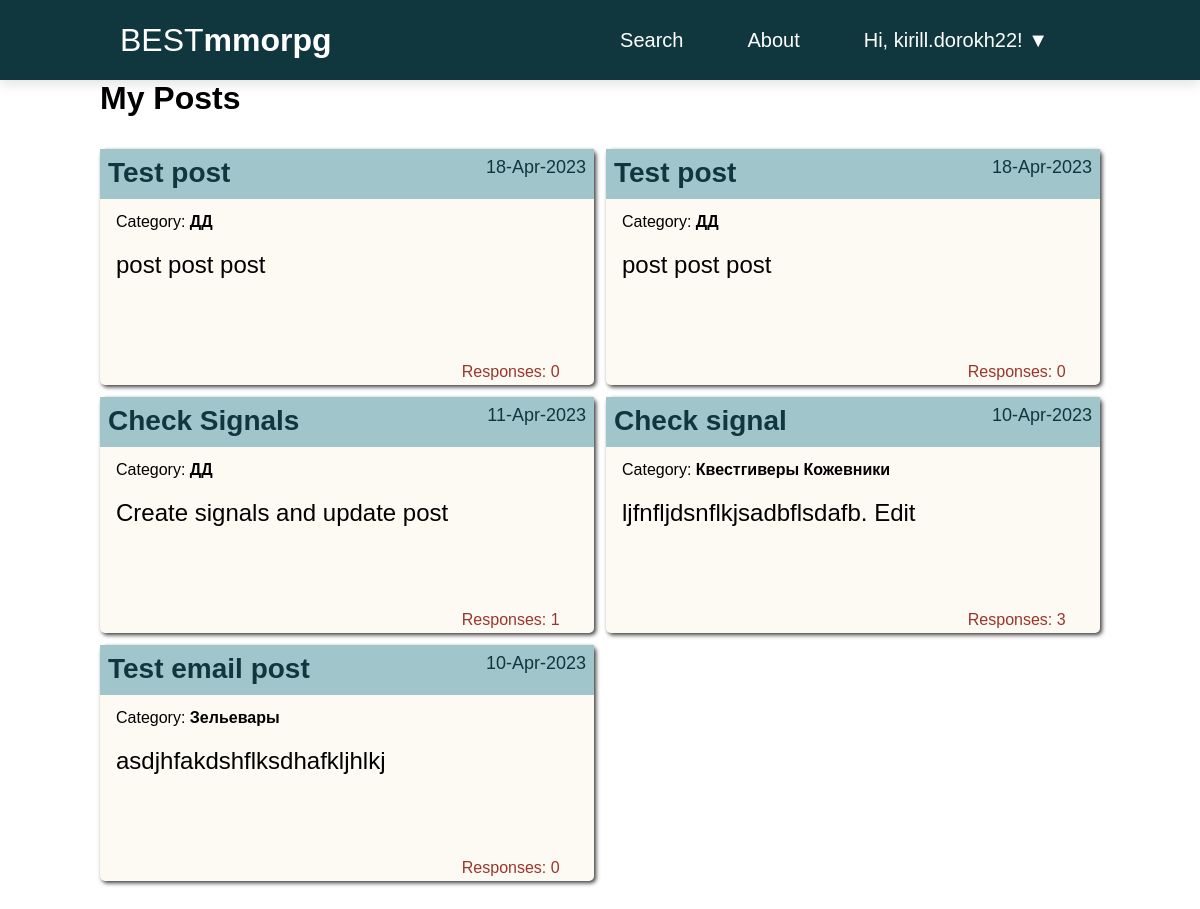
The app's page /user_posts/ (signed in) with its own data.
### accounts/models.py (models this page shows)
class CustomUser(AbstractUser):
    def get_absolute_url(self):
        return reverse('profile', args=[str(self.id)])

### posts/models.py (models this page shows, shortened)
class Post(models.Model):
    author = models.ForeignKey(CustomUser, on_delete=models.CASCADE)
    title = models.CharField(max_length=255)
    body = models.TextField()
    post_time = models.DateTimeField(auto_now_add=True)
    category = models.ManyToManyField(Category)
    def get_absolute_url(self):
        return reverse('post_detail', args=[str(self.id)])

class Category(models.Model):
    name = models.CharField(max_length=255, unique=True)
    def __str__(self):
        return self.name

### posts/views.py (the view)
# urls.py: path('user_posts/', UserPostListView.as_view(), name='user_posts'),
class UserPostListView(LoginRequiredMixin, ListView):
    model = Post
    ordering = '-post_time'
    context_object_name = 'posts'
    template_name = 'posts/user_posts.html'
    paginate_by = 6
    def get_queryset(self):
        qs = super().get_queryset()
        qs = qs.filter(author=self.request.user)
        return qs

### posts/templatetags/custom_filters.py (called while the page is built)
@register.filter
def hide_forbidden(value):
    words = value.split()
    result = []
    forbidden_words = ['fuck', 'fucked', 'fucking', 'nigger', 'niggers', 'whore', 'whores', 'slut', 'sluts',
                       'bitch', 'freak', 'douchebag', 'faggot', 'homo', 'prick', 'dick', 'cunt', 'pussy']
    for word in words:
        if word in forbidden_words:
            result.append(word[0] + "*"*(len(word)-2) + word[-1])
        else:
            result.append(word)
    return " ".join(result)

### templates/posts/user_posts.html (shortened to what this page needs)
{% extends 'base.html' %}
{% load custom_filters %}
{% load custom_tags %}
{% block content %}
    <h1>My Posts</h1>
    {% if posts %}
        <div class="posts">
            {% for post in posts %}
                <a href="{{ post.get_absolute_url }}">
                    <div class="post-entry">
                        <h2 class="post-title">{{ post.title | hide_forbidden}}</h2>
                        <div class="post-time"><p>{{ post.post_time | date:'d-M-Y'}}</p></div>
                        <p class="post-category">Category: <span>{% for category in post.category.all %} {{ category }}{% endfor %}</span></p>
                        {% with truncated_body=post.body|striptags|safe|truncatechars:50 %}
                            <div class="post-text"><p>{{ truncated_body }}</p></div>
                        {% endwith %}
                        <div class="post-footer">
                            <p>Responses: {{ post.comments.count }}</p>
                        </div>
                    </div>
                </a>
            {% endfor %}
        </div>
    {% else %}
        <div class="footer">
            <p>You don't have posts yet</p>
            <a href="{% url 'post_new'%}" class="button">Create Your First Post</a>
        </div>
    {% endif %}
{% endblock content %}

### templates/base.html (shortened to what this page needs)
<!DOCTYPE html>
<html lang="en">
<head>
    {% load static %}
    <link href="{% static 'css/style.css' %}" rel="stylesheet">
</head>
<body>
    <header>
        <a class='logo' href="{% url 'home' %}" title="Home page"><h1>BEST<span>mmorpg</span></h1></a>
        <nav>
            <ul class="navigation">
                <li class="nav_page">
                    <a class="item" href="/search/" title="search">Search</a>
                </li>
                <li class="nav_page">
                    <a class="item" href="/about/" title="about app">About</a>
                </li>
                {% if user.is_authenticated %}
                <li class="nav_page">
                    <a class="item" href="#"> Hi, {{ user.username }}! ▼</a>
                </li>
                {% endif %}
            </ul>
        </nav>
    </header>
    <main>
        {% block content %}
        {% endblock content %}
    </main>
</body>
</html>

### static/css/style.css (style rules this page uses)
*, *:before, *:after { margin: 0; padding: 0; box-sizing: border-box; font-family: 'Source Sans Pro', sans-serif; text-decoration: none; }
header { box-shadow: 0 5px 10px rgba(0, 0, 0, .1); width: 100%; height: 80px; padding: 0 10%; background-color: #10373E; display: flex; justify-content: space-between; align-items: center; z-index: 1000; }
.logo h1 { color: white; font-size: 32px; font-weight: 200; transition: 1s; }
.logo h1 span { font-weight: 800; }
nav { height: 100%; line-height: 100%; }
.navigation { list-style: none; }
.nav_page { position: relative; float: left; }
.item { font-size: 20px; padding: 32px; color: white; display: block; transition: .5s; }
main { width: 1000px; height: 100%; display: block; margin: 0 auto; }
.posts { display: grid; margin: 2rem auto; grid-template-columns: 1fr 1fr; grid-template-rows: 1fr; grid-gap: 1vw; }
.post-entry { display: grid; row-gap: 1vw; grid-template-columns: 70% 30%; grid-template-rows: 50px 20px 100px 30px; border-radius: 5px; background-color: rgba(243, 228, 193, 0.2); box-shadow: 2px 2px 4px 0px rgb(56, 56, 56); transition: .3s; cursor: pointer; color: black; }
.post-title { color: #10373E; padding: 0.5rem 0.5rem; background-color: #A0C5CB; font-size: 28px; }
.post-time { color: #10373E; background-color: #A0C5CB; font-size: 18px; align-self: stretch; padding: 0.5rem 0.5rem; }
.post-time p { text-align: end; }
.post-text { grid-column: 1/span 2; grid-row: 3/span 1; font-size: 24px; padding: 0.5rem 1rem; }
.post-category { grid-column: 1/span 2; grid-row: 2/span 1; padding: 0.1rem 1rem; }
.post-category span { font-weight: 900; }
.post-footer { grid-column: 2/span 1; grid-row: 4/span 1; padding: 0.5rem 1rem; }
.post-footer p { color: #9B342A; }
.post-entry p { margin: 0; font-weight: 400; }

### records on screen
CustomUser: username "kirill.dorokh22"
Post: title|hide_forbidden "Test post", post_time "18-Apr-2023", body "post post post", comments.count "0"
Category: name "ДД"
Post: title|hide_forbidden "Test post", post_time "18-Apr-2023", body "post post post", comments.count "0"
Post: title|hide_forbidden "Check Signals", post_time "11-Apr-2023", body "Create signals and update post", comments.count "1"
Post: title|hide_forbidden "Check signal", post_time "10-Apr-2023", body "ljfnfljdsnflkjsadbflsdafb. Edit", comments.count "3"
Category: name "Квестгиверы"
Category: name "Кожевники"
Post: title|hide_forbidden "Test email post", post_time "10-Apr-2023", body "asdjhfakdshflksdhafkljhlkj", comments.count "0"
Category: name "Зельевары"
